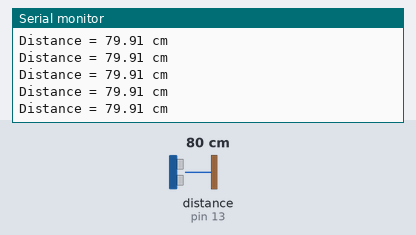
Bench run of a sketch on a simulated Arduino Uno, built with avr-gcc and run on an emulated ATmega328P. Shown: the last lines printed to the serial monitor. Wiring (inferred from the names in the program): ultrasonic range finder: trigger pin 12; echo pin 13. Inputs (shaded band) come from the test bench; at power-on: distance to the obstacle (sensor on pin 13) 80 cm. The echo pulse lasts 58.3 µs per cm.

Above: at 1.2 s.
1.3 s: distance to the obstacle (sensor on pin 13) set to 2 cm
At 1.69 s:
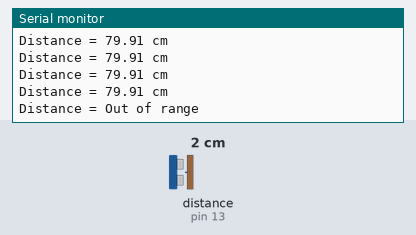
3.4 s: distance to the obstacle (sensor on pin 13) set to 4 cm
At 3.72 s:
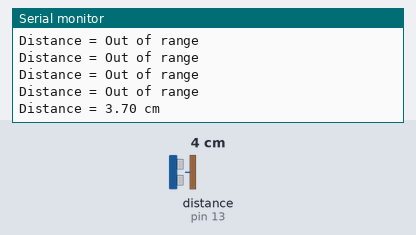

The sketch:

ultrasonic_control.ino
```cpp
#define trigPin 12
#define echoPin 13
#include <SoftwareSerial.h>

SoftwareSerial bluetooth(0, 1);

void setup() {
  Serial.begin (9600);
  pinMode(trigPin, OUTPUT);
  pinMode(echoPin, INPUT);
  bluetooth.begin(9600);
}

void loop() {
  float duration, distance;
  digitalWrite(trigPin, LOW);
  delayMicroseconds(2);

  digitalWrite(trigPin, HIGH);
  delayMicroseconds(10);
  digitalWrite(trigPin, LOW);

  duration = pulseIn(echoPin, HIGH);
  distance = (duration / 2) * 0.0344;

  /*if(bluetooth.available() >= 2){
    //bluetooth.write(distance);
    Serial.print("Distance Sent : ");
    Serial.println(distance);
    delay(100);
  }*/

  if (distance >= 400 || distance <= 2){
    Serial.print("Distance = ");
    Serial.println("Out of range");
  }
  else {
    Serial.print("Distance = ");
    Serial.print(distance);
    Serial.println(" cm");
    delay(50);
  }
  delay(200);

}
```

Measured:
- the behaviour switches between 2 and 3 cm on distance to the obstacle (sensor on pin 13) (found by bisection; images 1 and 2)
- after the input at 1.3 s, the serial monitor: prints a new line after 0.24 s (image 1)
- after the input at 3.4 s, the serial monitor: prints a new line after 0.14 s (image 2)
